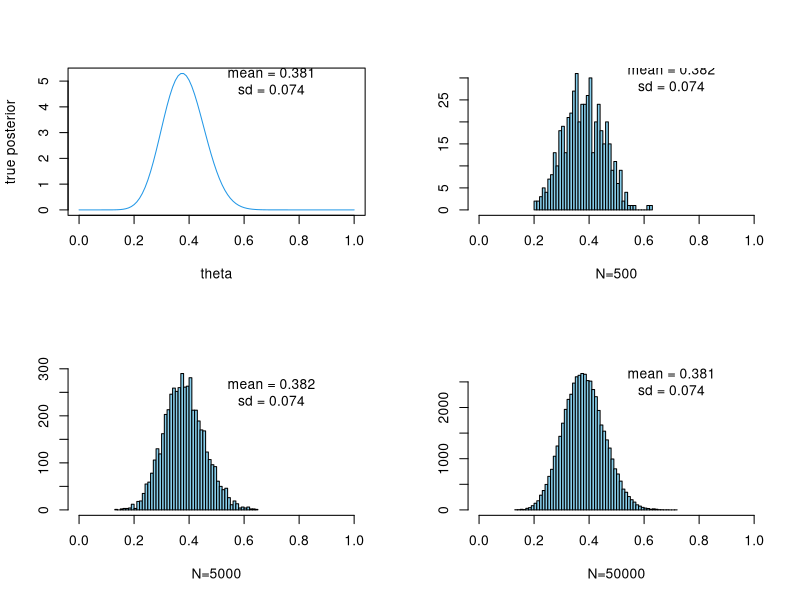
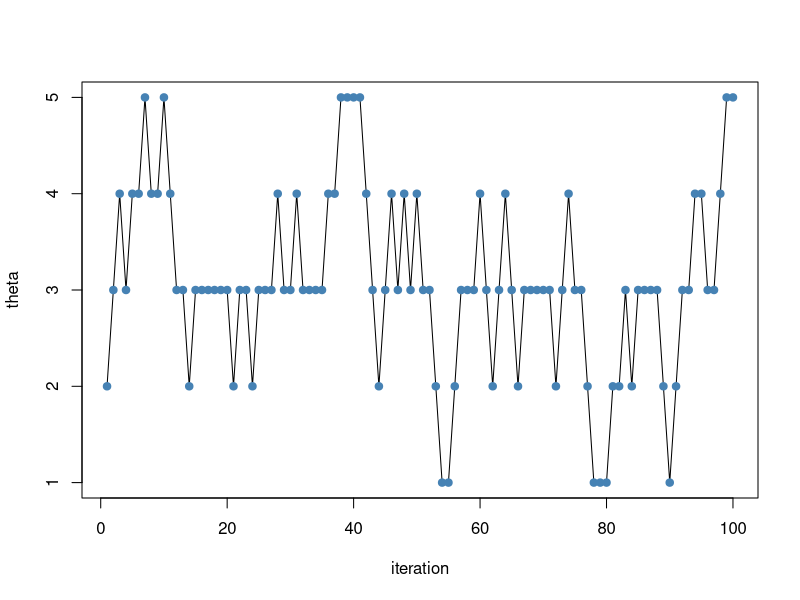
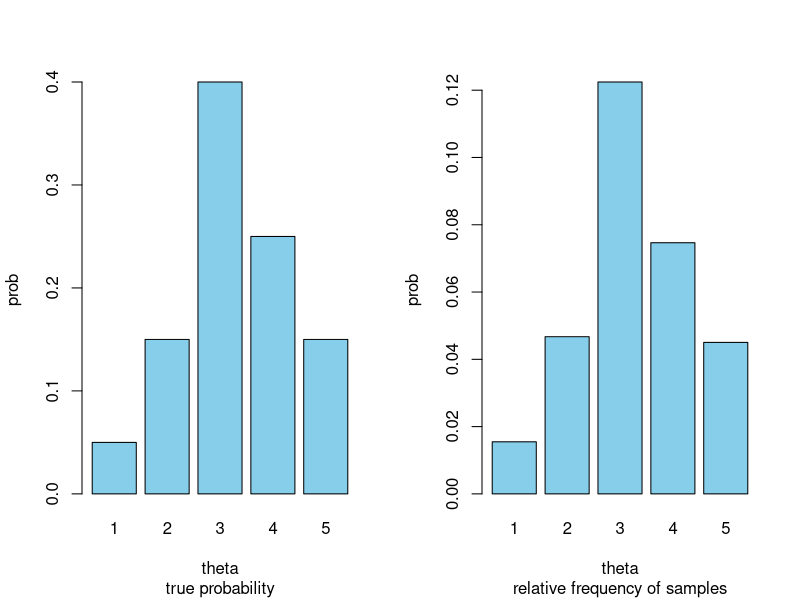
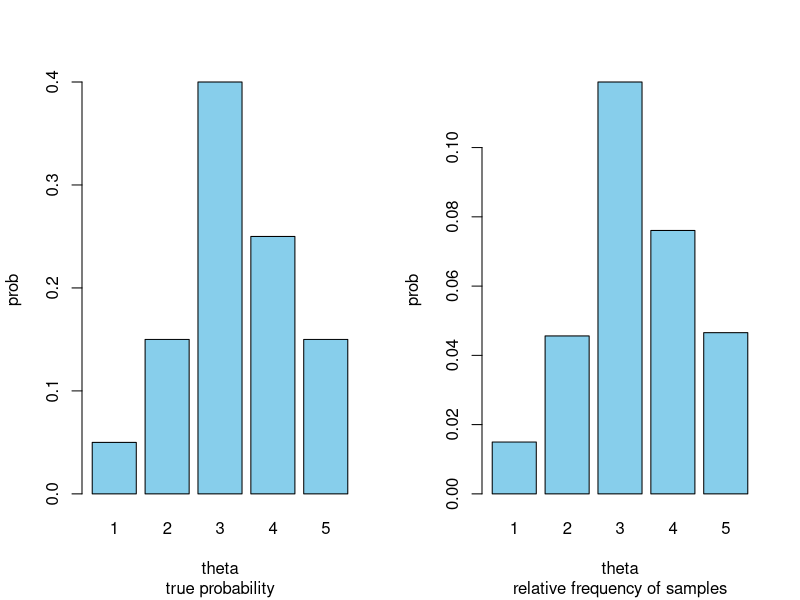
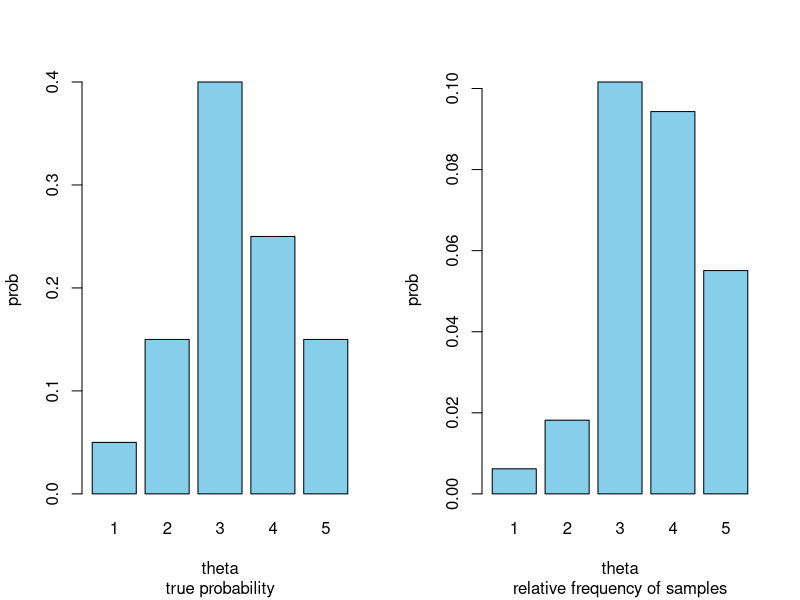
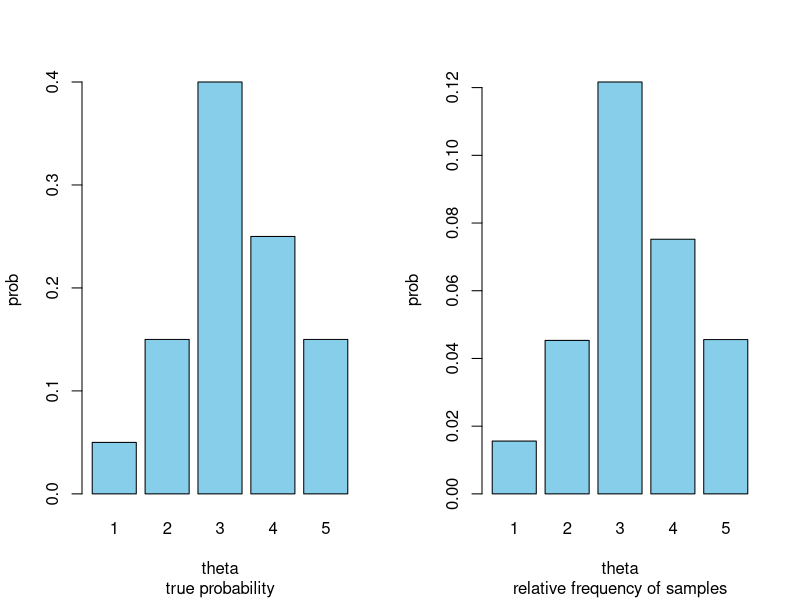
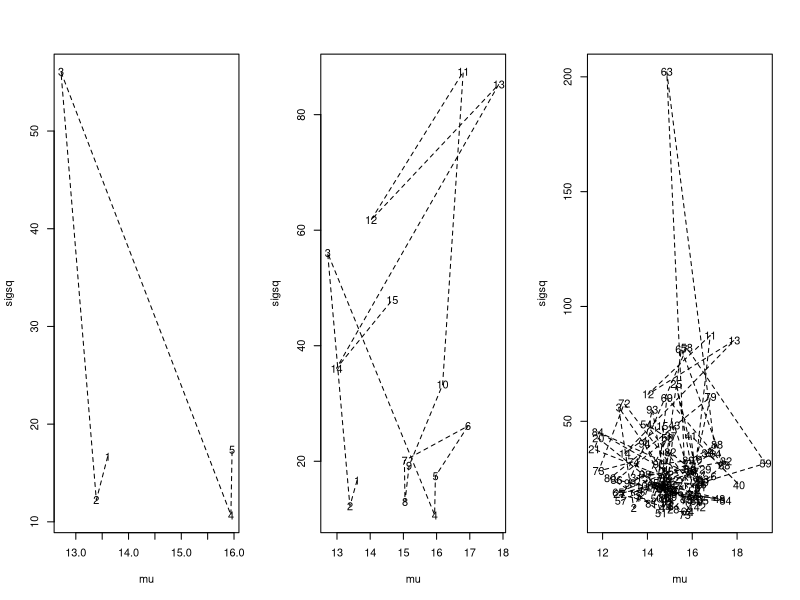
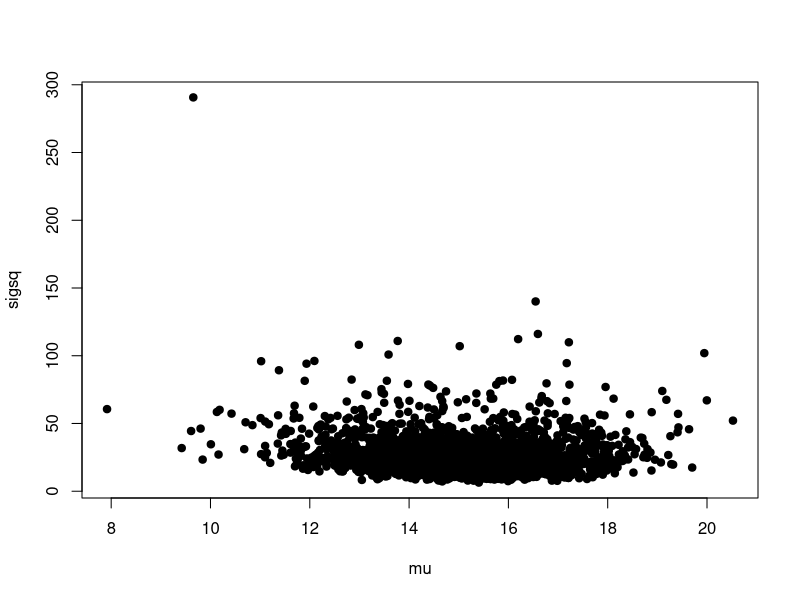

These charts were generated, in order, by the following R code:
##### CH2. MCMC #####

##### 2.1 Sample-based Inference #####
##### Ex 2.1 
a <- 1 ; b <- 1
n <- 40 ; x <- 15

# True Posterior: theta ~ Beta(a+x, b+n-x)
aa <- a+x ; bb <- b+n-x
theta.grid <- seq(0, 1, by = 0.01)
post.true <- dbeta(theta.grid, aa, bb)
(true.mean <- aa / (aa+bb))
(true.sd <- sqrt((aa*bb) / ((aa+bb+1)*(aa+bb)**2)))

# Samples from the Posterior
theta.N500 <- rbeta(500, aa, bb)
theta.N5000 <- rbeta(5000, aa, bb)
theta.N50000 <- rbeta(50000, aa, bb)

# Plots
par(mfrow = c(2,2))
plot(theta.grid, post.true, type = 'l', col = 4, xlab = 'theta', ylab = 'true posterior')
text(0.7, 5, paste0('mean = ', round(true.mean,3), '\nsd = ', round(true.sd,3)))
hist(theta.N500, col = 'skyblue', xlab = 'N=500', ylab = '', xlim = c(0,1), main = '', nclass = 50)
text(0.7, 30, paste0('mean = ', round(mean(theta.N500),3), '\nsd = ', round(sd(theta.N500),3)))
hist(theta.N5000, col = 'skyblue', xlab = 'N=5000', ylab = '', xlim = c(0,1), main = '', nclass = 50)
text(0.7, 250, paste0('mean = ', round(mean(theta.N5000),3), '\nsd = ', round(sd(theta.N5000),3)))
hist(theta.N50000, col = 'skyblue', xlab = 'N=50000', ylab = '', xlim = c(0,1), main = '', nclass = 50)
text(0.7, 2500, paste0('mean = ', round(mean(theta.N50000),3), '\nsd = ', round(sd(theta.N50000),3)))

# 사후분포를 정확히 알 수 없는 경우가 많다
# 사후분포로부터 랜덤표본 생성(몬테칼로)이 가능하다면 충분히 많이 뽑아서 추론할 수 있다


##### 2.2 Metropolis-Hastings Algorithm #####
##### Ex 2.2 
theta <- 1:5
prob <- c(1, 3, 8, 5, 3) / 20

theta.curr <- 2 # 초기값

# alpha (채택확률) 계산 함수
prob.ratio <- function(theta1, theta2, theta, prob) {
  ind1 <- which(theta == theta1)
  ind2 <- which(theta == theta2)
  return(prob[ind1]/prob[ind2])
}

N <- 50000
theta.Samples <- c()
theta.Samples[1] <- theta.curr

# Simulation
for (iter in 2:N) {
  # 0.5의 확률로 왼쪽 오른쪽 중에 하나로 이동
  # 범위를 벗어나면 다시 현재 값
  theta.prop <- ifelse(runif(1) < 0.5, theta.curr +1, theta.curr -1) 
  if (theta.prop < 1 || theta.prop > 5) theta.prop <- theta.curr
  theta.prop <- round(theta.prop, 0)
  # 채택확률 계산
  alpha.star <- prob.ratio(theta.prop, theta.curr, theta, prob)
  alpha <- min(1, alpha.star)
  # Update
  theta.next <- ifelse(runif(1) < alpha, theta.prop, theta.curr)
  theta.Samples[iter] <- theta.next
  theta.curr <- theta.next
}

# Fig 2.4 초기스텝 100개의 경로그림
Ntrace <- 100
par(mfrow = c(1,1))
plot(theta.Samples[1:Ntrace], type = 'l', xlab = 'iteration', ylab = 'theta')
points(1:Ntrace, theta.Samples[1:Ntrace], pch = 19, col = 'steelblue')
# 초기 표본은 버리자 (수렴 전)

# Fig 2.5 실제 분포와 표본분포
par(mfrow = c(1,2))
barplot(prob, names.arg = theta, xlab = 'theta', ylab = 'prob', col = 'skyblue', sub = 'true probability')
prob.samp <- table(theta.Samples[-(1:Ntrace)]) / sum(theta.Samples[-(1:Ntrace)])
barplot(prob.samp, xlab = 'theta', ylab = 'prob', col = 'skyblue', sub = 'relative frequency of samples')


theta.Samples.2 <- c()
theta.Samples.2[1] <- theta.curr
for (iter in 2:N) {
  theta.prop <- sample(theta, 1) # 후보값을 theta space 아무데서나 뽑히도록 해보자 
  if (theta.prop < 1 || theta.prop > 5) theta.prop <- theta.curr
  theta.prop <- round(theta.prop, 0)
  # 채택확률 계산
  alpha.star <- prob.ratio(theta.prop, theta.curr, theta, prob)
  alpha <- min(1, alpha.star)
  # Update
  theta.next <- ifelse(runif(1) < alpha, theta.prop, theta.curr)
  theta.Samples.2[iter] <- theta.next
  theta.curr <- theta.next
}
# 실제분포와 비교 (거의 동일하다)
par(mfrow = c(1,2))
barplot(prob, names.arg = theta, xlab = 'theta', ylab = 'prob', col = 'skyblue', sub = 'true probability')
prob.samp <- table(theta.Samples.2[-(1:Ntrace)]) / sum(theta.Samples.2[-(1:Ntrace)])
barplot(prob.samp, xlab = 'theta', ylab = 'prob', col = 'skyblue', sub = 'relative frequency of samples')


# Independent Chain이 아닌 경우
prob.prop <- c(0.1, 0.1, 0.2, 0.3, 0.3) 
theta.Samples.3 <- c()
theta.Samples.3[1] <- theta.curr
for (iter in 2:N) {
  theta.prop <- sample(theta, 1, prob = prob.prop) # 후보값이 뽑히는 확률을 다르게 ㅎ
  if (theta.prop < 1 || theta.prop > 5) theta.prop <- theta.curr
  theta.prop <- round(theta.prop, 0)
  # 채택확률 계산
  alpha.star <- prob.ratio(theta.prop, theta.curr, theta, prob)
  alpha <- min(1, alpha.star)
  # Update
  theta.next <- ifelse(runif(1) < alpha, theta.prop, theta.curr)
  theta.Samples.3[iter] <- theta.next
  theta.curr <- theta.next
}
# 실제분포와 비교 (잘못된 proposal density 사용)
par(mfrow = c(1,2))
barplot(prob, names.arg = theta, xlab = 'theta', ylab = 'prob', col = 'skyblue', sub = 'true probability')
prob.samp <- table(theta.Samples.3[-(1:Ntrace)]) / sum(theta.Samples.3[-(1:Ntrace)])
barplot(prob.samp, xlab = 'theta', ylab = 'prob', col = 'skyblue', sub = 'relative frequency of samples')

# 후보 선택확률의 차이를 보정하는 방법(q function)
theta.Samples.4 <- c()
theta.Samples.4[1] <- theta.curr
for (iter in 2:N) {
  theta.prop <- sample(theta, 1, prob = prob.prop) 
  if (theta.prop < 1 || theta.prop > 5) theta.prop <- theta.curr
  theta.prop <- round(theta.prop, 0)
  # 채택확률 계산 
  alpha.star <- prob.ratio(theta.prop, theta.curr, theta, prob) /    ### 보정
                prob.ratio(theta.prop, theta.curr, theta, prob.prop) 
  alpha <- min(1, alpha.star)
  # Update
  theta.next <- ifelse(runif(1) < alpha, theta.prop, theta.curr)
  theta.Samples.4[iter] <- theta.next
  theta.curr <- theta.next
}
# 실제분포와 비교 (잘못된 proposal density 사용)
par(mfrow = c(1,2))
barplot(prob, names.arg = theta, xlab = 'theta', ylab = 'prob', col = 'skyblue', sub = 'true probability')
prob.samp <- table(theta.Samples.4[-(1:Ntrace)]) / sum(theta.Samples.4[-(1:Ntrace)])
barplot(prob.samp, xlab = 'theta', ylab = 'prob', col = 'skyblue', sub = 'relative frequency of samples')


##### 2.3 Gibbs Sampling Algorithm #####
##### Ex 2.3
nsim <- 3000 ; nburn <- 500 

# true parameters & data
mu0 <- 10 ; sigsq0 <- 25 ; a <- 0.5 ; b <- 1
x <- c(10, 13, 15, 11, 9, 18, 20, 17, 23, 21)
n <- length(x)

# initial value of mu, sigsq 
xbar <- mean(x) ; ssq <- var(x)
mu <- xbar ; sigsq <- ssq 

# Gibbs
theta.Samples <- matrix(nrow = nsim, ncol = 2)
for (iter in 1:nsim) {
  # generate mu
  condpost.sigsq <- 1 / (1/sigsq0 + n/sigsq)
  condpost.mu <- condpost.sigsq * (xbar/(sigsq/n) + mu0/sigsq0)
  mu <- rnorm(1, condpost.mu, sqrt(condpost.sigsq))
  
  # generate sigsq
  condpost.a <- a + n/2
  condpost.b <- b + 1/2*((n-1)*ssq + n*(xbar-mu)**2)
  sigsq <- 1 / rgamma(1, condpost.a, condpost.b)
  
  theta.Samples[iter,] <- c(mu, sigsq)
}

# Fig 2.7 준비단계 사후표본들의 경로그림
par(mfrow = c(1,3))
plot(theta.Samples[1:5,], type = 'n', xlab = 'mu', ylab = 'sigsq')
lines(theta.Samples[1:5,], lty = 2)
for(i in 1:5) text(theta.Samples[i,1], theta.Samples[i,2], i)
plot(theta.Samples[1:15,], type = 'n', xlab = 'mu', ylab = 'sigsq')
lines(theta.Samples[1:15,], lty = 2)
for(i in 1:15) text(theta.Samples[i,1], theta.Samples[i,2], i)
plot(theta.Samples[1:100,], type = 'n', xlab = 'mu', ylab = 'sigsq')
lines(theta.Samples[1:100,], lty = 2)
for(i in 1:100) text(theta.Samples[i,1], theta.Samples[i,2], i)

# Fig 2.8 초기 500개 제외 후 경로그림
par(mfrow = c(1,1))
plot(theta.Samples[-(1:nburn),], xlab = 'mu', ylab = 'sigsq', pch = 19)

# Fig 2.9 주변 사후밀도함수 추정
par(mfrow = c(1,2))
plot(density(theta.Samples[-(1:nburn),1]), xlab = 'mu', main = '')
plot(density(theta.Samples[-(1:nburn),2]), xlab = 'sigsq', main = '')

